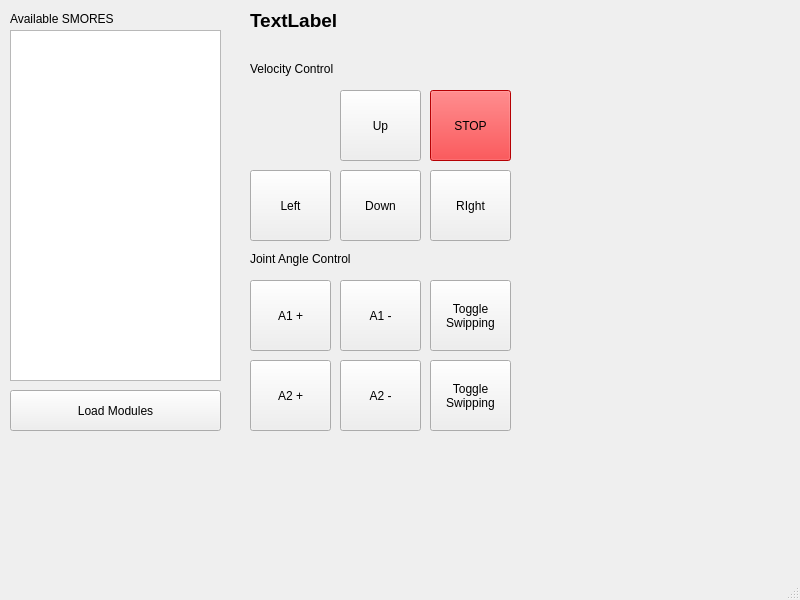
<?xml version="1.0" encoding="UTF-8"?>
<ui version="4.0">
 <class>SmoresControllerWindow</class>
 <widget class="QMainWindow" name="SmoresControllerWindow">
  <property name="geometry">
   <rect>
    <x>0</x>
    <y>0</y>
    <width>800</width>
    <height>600</height>
   </rect>
  </property>
  <property name="windowTitle">
   <string>MainWindow</string>
  </property>
  <widget class="QWidget" name="centralwidget">
   <widget class="QListView" name="listView_smoresName">
    <property name="geometry">
     <rect>
      <x>10</x>
      <y>30</y>
      <width>211</width>
      <height>351</height>
     </rect>
    </property>
    <property name="midLineWidth">
     <number>0</number>
    </property>
   </widget>
   <widget class="QLabel" name="label">
    <property name="geometry">
     <rect>
      <x>10</x>
      <y>10</y>
      <width>131</width>
      <height>17</height>
     </rect>
    </property>
    <property name="text">
     <string>Available SMORES</string>
    </property>
   </widget>
   <widget class="QPushButton" name="btn_loadModules">
    <property name="geometry">
     <rect>
      <x>10</x>
      <y>390</y>
      <width>211</width>
      <height>41</height>
     </rect>
    </property>
    <property name="text">
     <string>Load Modules</string>
    </property>
   </widget>
   <widget class="QPushButton" name="btn_Left">
    <property name="geometry">
     <rect>
      <x>250</x>
      <y>170</y>
      <width>81</width>
      <height>71</height>
     </rect>
    </property>
    <property name="text">
     <string>Left</string>
    </property>
   </widget>
   <widget class="QLabel" name="lbl_smoreName">
    <property name="geometry">
     <rect>
      <x>250</x>
      <y>0</y>
      <width>541</width>
      <height>41</height>
     </rect>
    </property>
    <property name="font">
     <font>
      <pointsize>14</pointsize>
      <weight>75</weight>
      <italic>false</italic>
      <bold>true</bold>
     </font>
    </property>
    <property name="text">
     <string>TextLabel</string>
    </property>
   </widget>
   <widget class="QPushButton" name="btn_Right">
    <property name="geometry">
     <rect>
      <x>430</x>
      <y>170</y>
      <width>81</width>
      <height>71</height>
     </rect>
    </property>
    <property name="text">
     <string>RIght</string>
    </property>
   </widget>
   <widget class="QPushButton" name="btn_Up">
    <property name="geometry">
     <rect>
      <x>340</x>
      <y>90</y>
      <width>81</width>
      <height>71</height>
     </rect>
    </property>
    <property name="text">
     <string>Up</string>
    </property>
   </widget>
   <widget class="QPushButton" name="btn_Down">
    <property name="geometry">
     <rect>
      <x>340</x>
      <y>170</y>
      <width>81</width>
      <height>71</height>
     </rect>
    </property>
    <property name="text">
     <string>Down</string>
    </property>
   </widget>
   <widget class="QPushButton" name="btn_A1Plus">
    <property name="geometry">
     <rect>
      <x>250</x>
      <y>280</y>
      <width>81</width>
      <height>71</height>
     </rect>
    </property>
    <property name="text">
     <string>A1 +</string>
    </property>
   </widget>
   <widget class="QPushButton" name="btn_A1Minus">
    <property name="geometry">
     <rect>
      <x>340</x>
      <y>280</y>
      <width>81</width>
      <height>71</height>
     </rect>
    </property>
    <property name="text">
     <string>A1 -</string>
    </property>
   </widget>
   <widget class="QPushButton" name="btn_A2Plus">
    <property name="geometry">
     <rect>
      <x>250</x>
      <y>360</y>
      <width>81</width>
      <height>71</height>
     </rect>
    </property>
    <property name="text">
     <string>A2 +</string>
    </property>
   </widget>
   <widget class="QPushButton" name="btn_A2Minus">
    <property name="geometry">
     <rect>
      <x>340</x>
      <y>360</y>
      <width>81</width>
      <height>71</height>
     </rect>
    </property>
    <property name="text">
     <string>A2 -</string>
    </property>
   </widget>
   <widget class="QLabel" name="label_2">
    <property name="geometry">
     <rect>
      <x>250</x>
      <y>250</y>
      <width>211</width>
      <height>17</height>
     </rect>
    </property>
    <property name="text">
     <string>Joint Angle Control</string>
    </property>
   </widget>
   <widget class="QLabel" name="label_3">
    <property name="geometry">
     <rect>
      <x>250</x>
      <y>60</y>
      <width>211</width>
      <height>17</height>
     </rect>
    </property>
    <property name="text">
     <string>Velocity Control</string>
    </property>
   </widget>
   <widget class="QPushButton" name="btn_STOP">
    <property name="geometry">
     <rect>
      <x>430</x>
      <y>90</y>
      <width>81</width>
      <height>71</height>
     </rect>
    </property>
    <property name="styleSheet">
     <string notr="true">background-color: rgb(255, 0, 4);</string>
    </property>
    <property name="text">
     <string>STOP</string>
    </property>
   </widget>
   <widget class="QPushButton" name="btn_A1_Swipping">
    <property name="geometry">
     <rect>
      <x>430</x>
      <y>280</y>
      <width>81</width>
      <height>71</height>
     </rect>
    </property>
    <property name="text">
     <string>Toggle
Swipping</string>
    </property>
   </widget>
   <widget class="QPushButton" name="btn_A2_Swipping_2">
    <property name="geometry">
     <rect>
      <x>430</x>
      <y>360</y>
      <width>81</width>
      <height>71</height>
     </rect>
    </property>
    <property name="text">
     <string>Toggle
Swipping</string>
    </property>
   </widget>
  </widget>
  <widget class="QMenuBar" name="menubar">
   <property name="geometry">
    <rect>
     <x>0</x>
     <y>0</y>
     <width>800</width>
     <height>25</height>
    </rect>
   </property>
  </widget>
  <widget class="QStatusBar" name="statusbar"/>
 </widget>
 <resources/>
 <connections/>
</ui>
